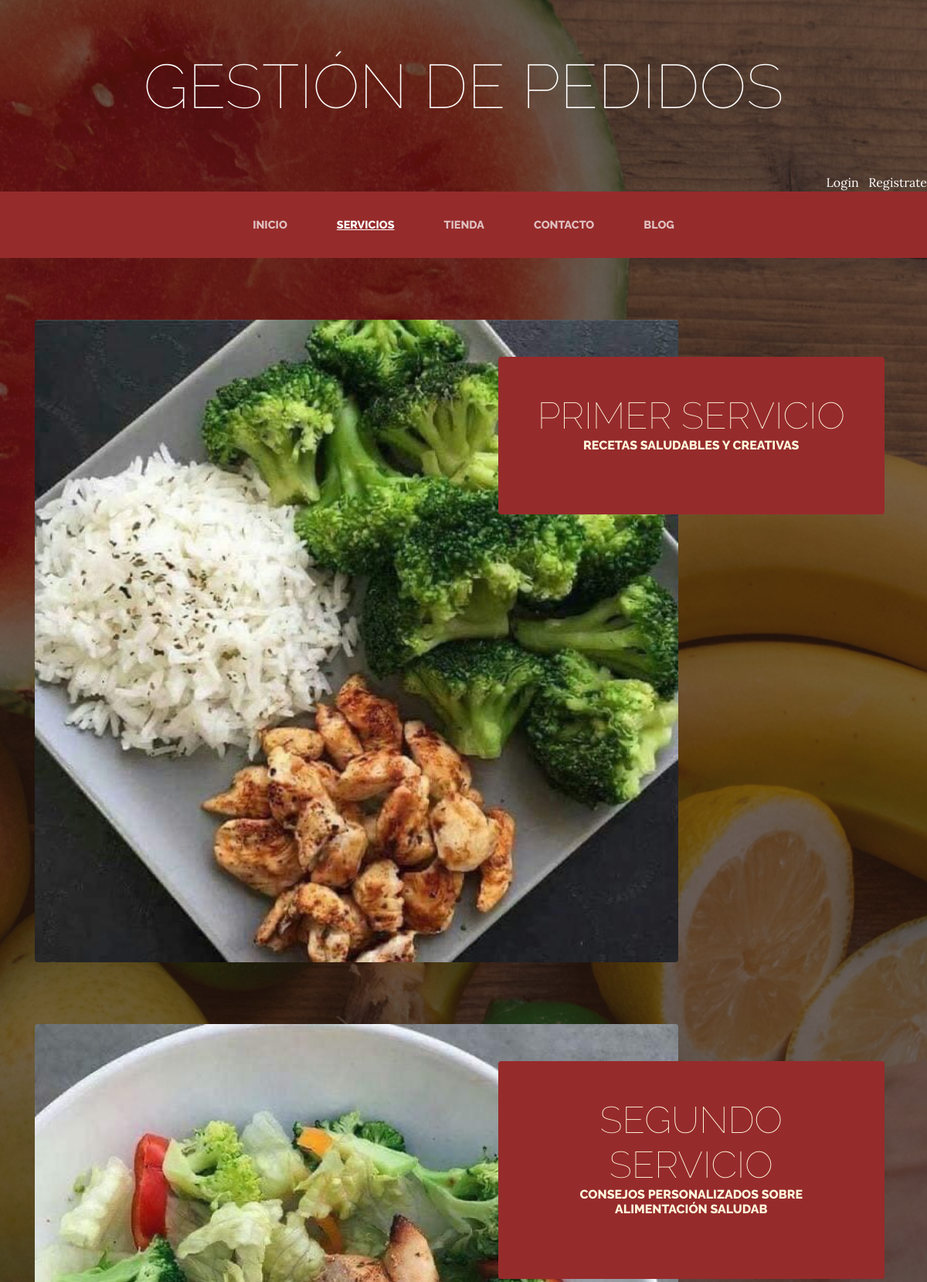
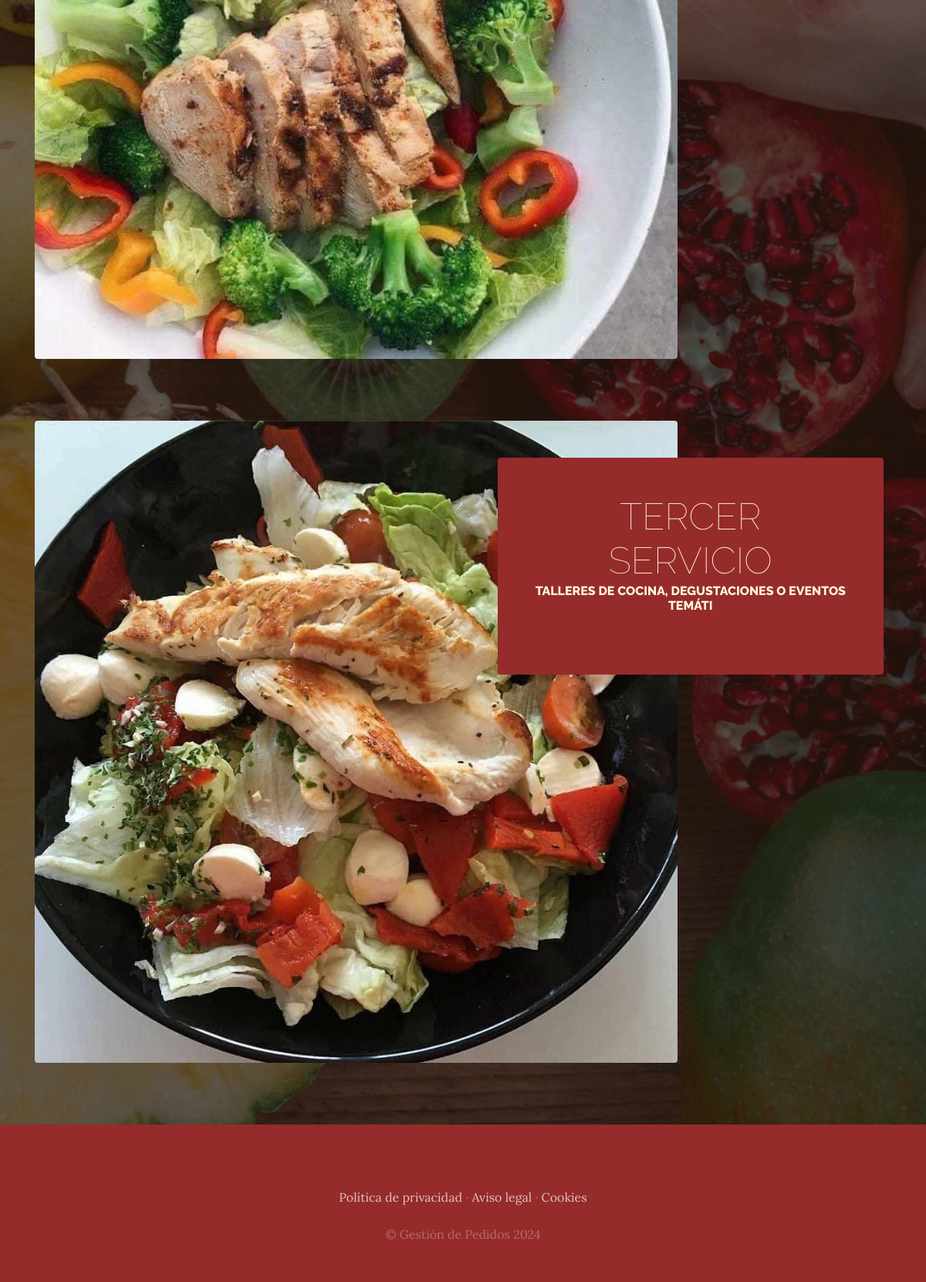
The app's page /servicios/ with its own data (2 pictures, top to bottom).
### servicios/models.py (models this page shows, shortened)
class Servicio(models.Model):
    titulo=models.CharField(max_length=90)
    contenido=models.CharField(max_length=90)
    imagen=models.ImageField(upload_to='servicios')
    created=models.DateTimeField(auto_now_add=True)
    updated=models.DateTimeField(auto_now_add=True)
    class Meta:
        verbose_name='servicio'
        verbose_name='servicios'

### servicios/views.py (the view)
# urls.py: path('servicios/', include('servicios.urls')),
def servicios(request):
    servicios=Servicio.objects.all()
    return render(request, "servicios/servicios.html",{"servicios": servicios})

### carro/context_processor.py (called while the page is built)
def importe_total_carro(request):
    total = 0
    if request.user.is_authenticated:
        carro=request.session.get("carro",None)
        if carro:
            for key, value in carro.items():
                total = total + float(value["precio"])
    return {"importe_total_carro": total}

### servicios/templates/servicios/servicios.html
{% extends "ProyectoWebApp/base.html" %}
{% load static %}
{%block content%}
    {% for servicio in servicios %}
    <section class="page-section clearfix">
        <div class="container">
          <div class="intro">
            <img class="intro-img img-fluid mb-3 mb-lg-0 rounded" src="{{servicio.imagen.url}}" alt="" style="width_90%;">
            <div class="intro-text left-0 text-center bg-faded p-5 rounded">
              <h2 class="section-heading mb-4" >
                <span class="section-heading-lower">{{servicio.titulo}}</span>
                <span class="section-heading-upper">{{servicio.contenido}}</span>
              </h2>
            </div>
          </div>
        </div>
    </section>
    {% endfor %}
{% endblock %}

### ProyectoWebApp/static/ProyectoWebApp/css/gestion.css (style rules this page uses)
body { font-family: 'Lora'; background: linear-gradient(rgba(47, 23, 15, 0.65), rgba(47, 23, 15, 0.65)), url("../img/fondo.jpg"); background-attachment: fixed; background-position: center; background-size: cover; }
h1, h2, h3, h4, h5, h6 { font-family: 'Raleway'; }
.page-section { margin-top: 5rem; margin-bottom: 5rem; }
.section-heading { text-transform: uppercase; }
.section-heading .section-heading-upper { display: block; font-size: 1rem; font-weight: 800; padding-bottom:.5rem; }
.section-heading .section-heading-lower { display: block; font-size: 3rem; font-weight: 100; }
.bg-faded { background-color: rgba(255, 255, 255, 0.85); }
.intro { position: relative; }
@media (min-width: 992px) { .intro .intro-img { width: 75%; float: left; } }
@media (min-width: 992px) { .intro .intro-text { left: 600; width: 60%; margin-top: 3rem; background-color: rgb(150, 43, 43); color: cornsilk; position: absolute; } }
@media (min-width: 1200px) { .intro .intro-text { width: 45%; } }

### records on screen
Servicio: imagen (picture), titulo "PRIMER SERVICIO", contenido "RECETAS SALUDABLES Y CREATIVAS"
Servicio: imagen (picture), titulo "SEGUNDO SERVICIO", contenido "CONSEJOS PERSONALIZADOS SOBRE ALIMENTACIÓN SALUDAB"
Servicio: imagen (picture), titulo "TERCER SERVICIO", contenido "TALLERES DE COCINA, DEGUSTACIONES O EVENTOS TEMÁTI"
